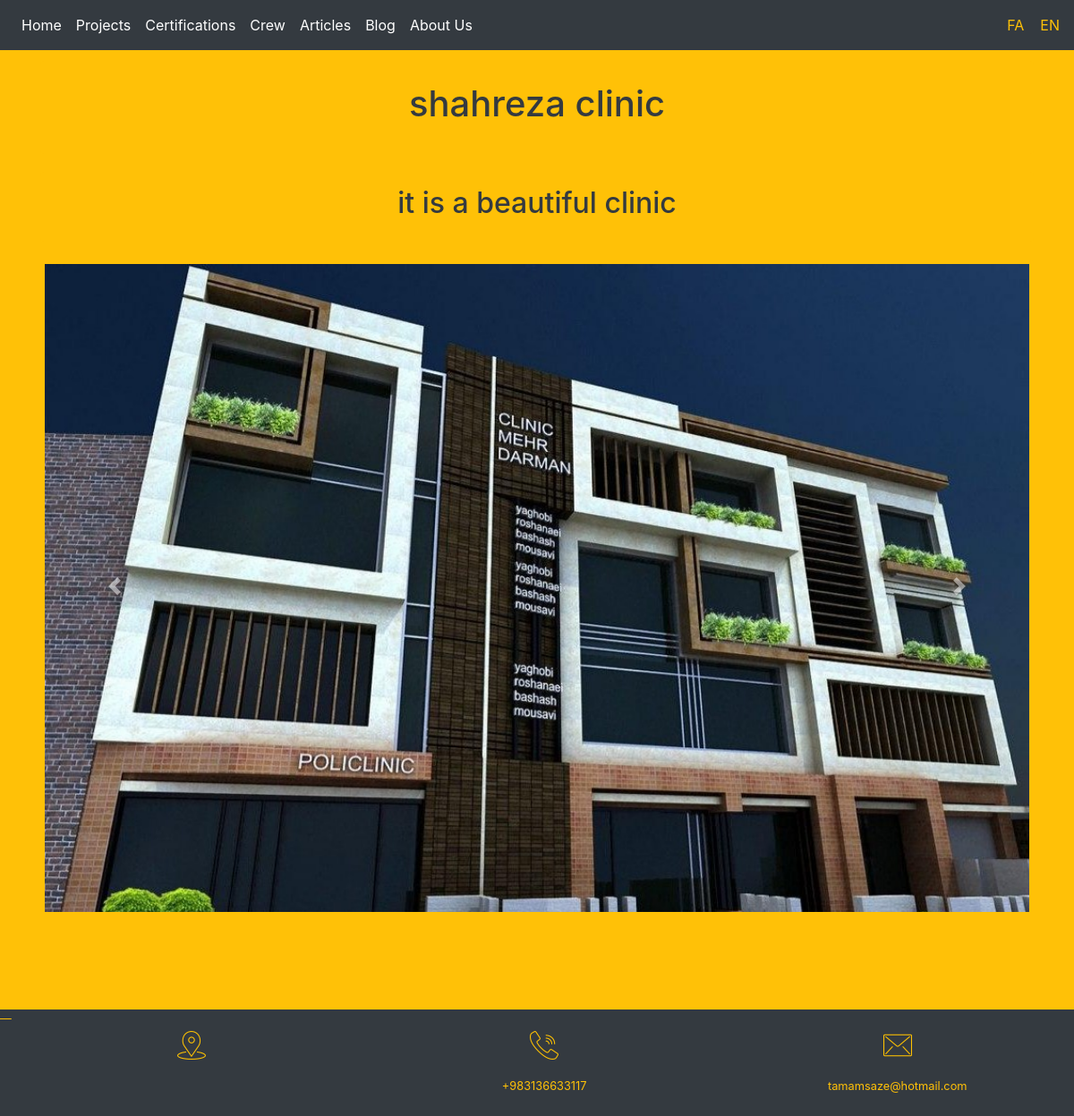
The page /en/projectView/4 on the database its author committed.
### tamamsazeh/models.py (models this page shows, shortened)
class Project(models.Model):
    Album = models.ManyToManyField(ProjectImage, blank=True)
    Title = models.CharField(max_length=200)
    info = models.TextField(blank=True)
    genre = models.CharField(max_length=2, choices=GENRE, default='7')
    isImportant = models.BooleanField(blank=True)

class ProjectImage(models.Model):
    image = models.ImageField(blank=True)
    image_name = models.CharField(max_length=300, default='image')
    isPromo=models.BooleanField(blank=True)

### tamamsazeh/views.py (the view)
# urls.py: path('projectView/<int:id>', projectView),
def projectView(request,id):
    return render(request=request, template_name='tamamsazeh/projectView.html',context={
        'project': Project.objects.all()[id-1]
    })

### tamamsazeh/templates/tamamsazeh/projectView.html (shortened to what this page needs)
{% extends "tamamsazeh/base.html" %}
{% block content %}
    <div class="container">
        <div class="bg-warning p-4 text-center rounded" style="margin-top: 20px">
            <h1 class="text-dark" >{{ project.Title }}</h1>
        </div>
        <div class="bg-warning p-3 text-center rounded " style="margin-top: 20px">
            <h2 class="text-dark">{{ project.info }}</h2>
        </div>
        <div id="carouselExampleControls" class="carousel slide rounded" data-ride="carousel"  style="margin-top: 20px">
            <div class="carousel-inner rounded border-warning border bg-warning p-1"  style="height:auto!important;">
                {% for item in  project.Album.all %}
                    <div class="carousel-item  {% if  project.Album.all.first == item %} active {% endif %}">
                        <img src="{{ item.image.url }}" class="d-block w-100">
                    </div>
                {% endfor %}
            </div>
            <a class="carousel-control-prev" href="#carouselExampleControls" role="button" data-slide="prev">
                <span class="carousel-control-prev-icon" aria-hidden="true"></span>
            </a>
            <a class="carousel-control-next" href="#carouselExampleControls" role="button" data-slide="next">
                <span class="carousel-control-next-icon" aria-hidden="true"></span>
            </a>
        </div>
    </div>
{% endblock %}

### static/css/carousel.css (style rules this page uses)
body { padding-top: 3em; color: #5a5a5a; }
.carousel { margin-bottom: 4rem; }
.carousel-item { height: 45rem; }
.carousel-item > img { position: absolute; top: 0; left: 0; min-width: 100%; height: 37 rem; }

### tamamsazeh/templates/tamamsazeh/base.html (style rules this page uses)
html,body { height: 100%; }

### tamamsazeh/templates/tamamsazeh/projectView.html (style rules this page uses)
body { background-color: #ffc107; }

### rows shown on the page
Project: Title "shahreza clinic", info "it is a beautiful clinic"
ProjectImage: image (picture)
